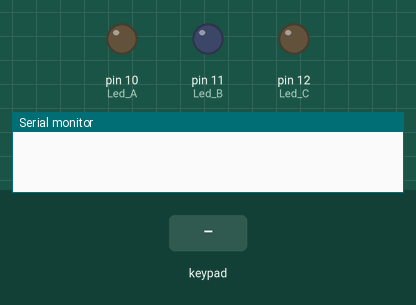
This sketch was run on a simulated Arduino Uno, built with avr-gcc and run on an emulated ATmega328P. Shown: output pins drawn as LEDs (lit = HIGH), the last lines printed to the serial monitor. The test bench sets the inputs (shaded band).

Above: at 1.2 s.
1.3 s: key 'C' pressed
At 2.1 s:
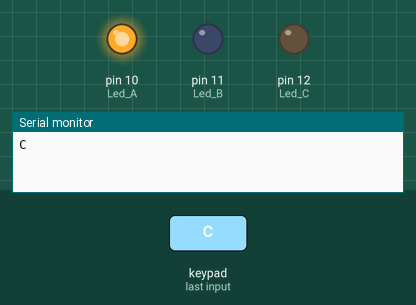
4.3 s: keypad keys 5 4 3 2 * pressed 0.4 s apart
9.3 s: key '2' pressed
At 11.8 s:
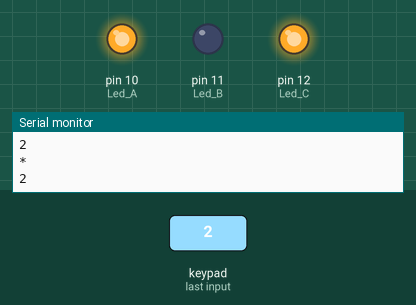
12.3 s: key '1' pressed
At 13.0 s:
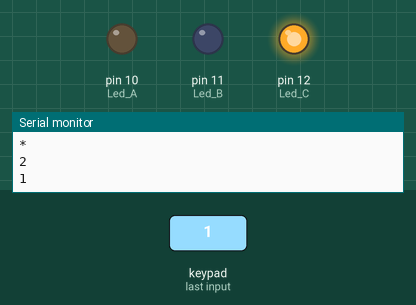
13.8 s: key '3' pressed
At 14.4 s:
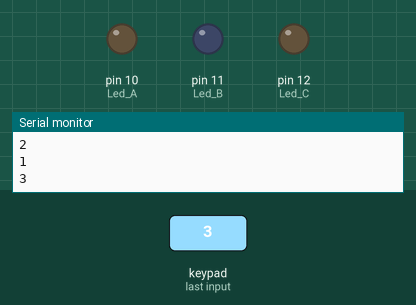
15.3 s: keypad keys 9 8 7 6 # pressed 0.4 s apart
At 17.5 s:
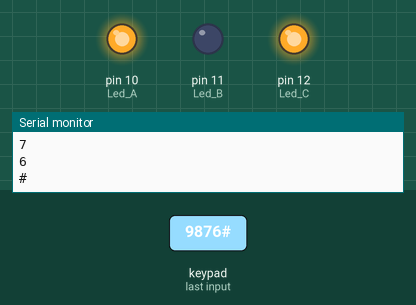
Timing chart, 0 to 19.0 s (numbered marks = the images above; inputs shaded):
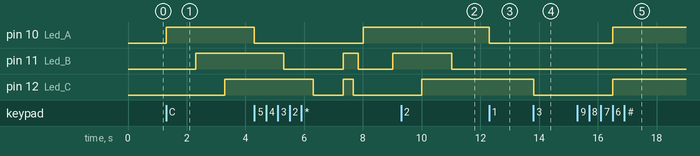

The sketch:

light_switch.ino
```cpp
#include <Keypad.h>

const int Led_A = 10;
const int Led_B = 11;
const int Led_C = 12;

const byte ROWS = 4;
const byte COLS = 4;

char hexaKeys[ROWS][COLS] = {
  {'1', '2', '3', 'A'},
  {'4', '5', '6', 'B'},
  {'7', '8', '9', 'C'},
  {'*', '0', '#', 'D'}
};

byte rowPins[ROWS] = {9, 8, 7, 6};
byte colPins[COLS] = {5, 4, 3, 2};

Keypad customKeypad = Keypad(makeKeymap(hexaKeys), rowPins, colPins, ROWS, COLS);

void setup(){
  Serial.begin(9600);
  pinMode(Led_A,OUTPUT);
  pinMode(Led_B,OUTPUT);
  pinMode(Led_C,OUTPUT);

}

void loop(){
  char customKey = customKeypad.getKey();

  if (customKey){
    Serial.println(customKey);
    switch(customKey)
    {
      case '1':
      //digitalWrite(Led_A,HIGH); //se aprinde becurile daca apasam pe 1
      digitalWrite(Led_A, !digitalRead(Led_A));
      delay(500);
      break;

      case '2':
       digitalWrite(Led_B, !digitalRead(Led_B));
      break;

      case '3':
      digitalWrite(Led_C, !digitalRead(Led_C));
      break;


      case 'A':
      digitalWrite(Led_A,HIGH);
      digitalWrite(Led_B,HIGH);
      digitalWrite(Led_C,HIGH); //se aprind toate becurile daca apasam pe A
      break;

      case '5':
      digitalWrite(Led_B,HIGH);
      digitalWrite(Led_C,HIGH); //se aprinde becul 2 si 3
      break;

      case '6':
      digitalWrite(Led_A,HIGH);
      digitalWrite(Led_C,HIGH); //se aprinde becul 1 si 3
      break;

      case 'C':
      digitalWrite(Led_A,HIGH); //se aprind 1 cate 1 cu delay de 2s
      delay(1000);
      digitalWrite(Led_B,HIGH);
      delay(1000);
      digitalWrite(Led_C,HIGH);
      delay(1000);

      digitalWrite(Led_A,LOW); //se aprind 1 cate 1 cu delay de 2s
      delay(1000);
      digitalWrite(Led_B,LOW);
      delay(1000);
      digitalWrite(Led_C,LOW);
      delay(1000);
      break;

      case '*':
      digitalWrite(Led_A,HIGH); //se aprind 1 cate 1 cu delay de 1s
      delay(1000);
      digitalWrite(Led_B,HIGH);
      delay(1000);
      digitalWrite(Led_C,HIGH);
      delay(1000);
      break;


     case '0': // sa oprim becurile cu tasta 0
     digitalWrite(Led_A,LOW);
     digitalWrite(Led_B,LOW);
     digitalWrite(Led_C,LOW);
     break;

    }
  }
}
```

Measured:
- after the input at 1.3 s, pin 10 (Led_A): LOW → HIGH at once; pin 11 (Led_B): LOW → HIGH after 1.0 s; pin 12 (Led_C): LOW → HIGH after 2.0 s
- after the input at 9.3 s, pin 11 (Led_B): HIGH → LOW after 1.7 s
- after the input at 12.3 s, pin 10 (Led_A): HIGH → LOW at once
- after the input at 13.8 s, pin 12 (Led_C): HIGH → LOW at once
- after the input at 15.3 s, pin 10 (Led_A), pin 12 (Led_C): LOW → HIGH after 1.2 s
